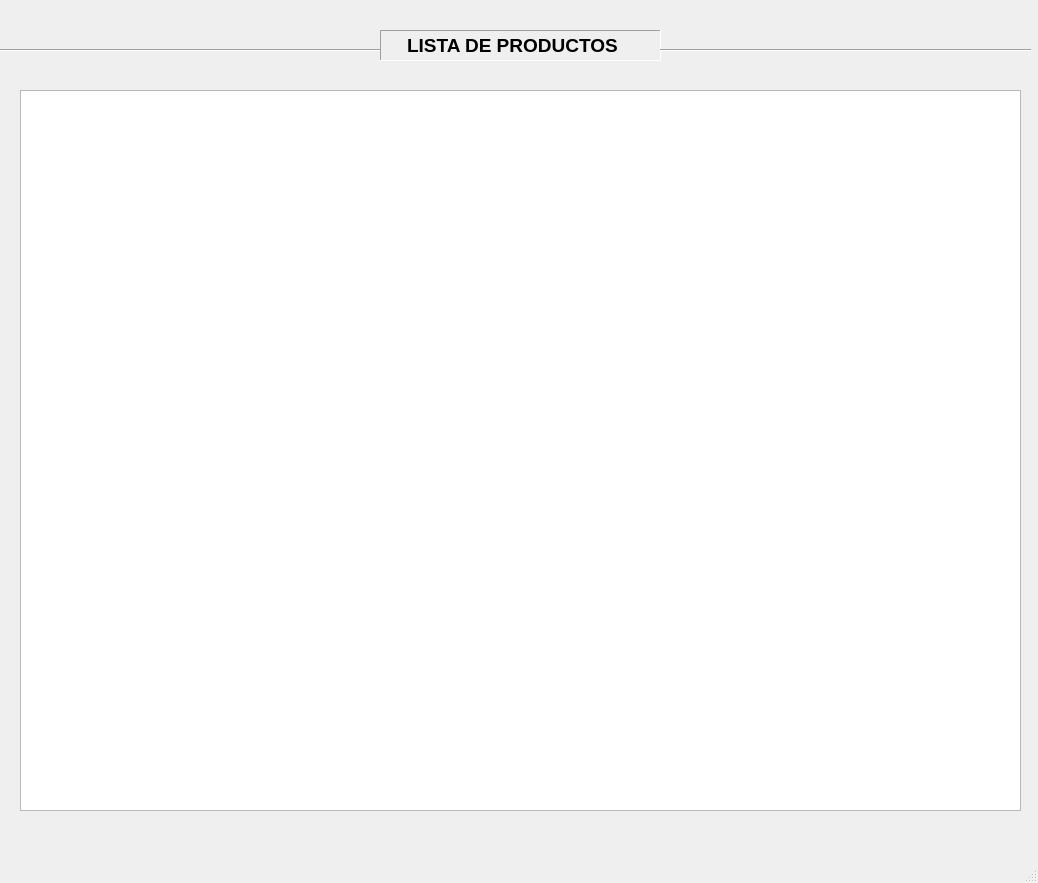
<?xml version="1.0" encoding="UTF-8"?>
<ui version="4.0">
 <class>ventanaListadosLista</class>
 <widget class="QMainWindow" name="ventanaListadosLista">
  <property name="geometry">
   <rect>
    <x>0</x>
    <y>0</y>
    <width>1038</width>
    <height>883</height>
   </rect>
  </property>
  <property name="windowTitle">
   <string>Listado de productos</string>
  </property>
  <widget class="QWidget" name="centralwidget">
   <widget class="QLabel" name="etq_principal">
    <property name="geometry">
     <rect>
      <x>380</x>
      <y>30</y>
      <width>281</width>
      <height>31</height>
     </rect>
    </property>
    <property name="font">
     <font>
      <pointsize>14</pointsize>
      <weight>75</weight>
      <bold>true</bold>
     </font>
    </property>
    <property name="frameShape">
     <enum>QFrame::Panel</enum>
    </property>
    <property name="frameShadow">
     <enum>QFrame::Sunken</enum>
    </property>
    <property name="text">
     <string>    LISTA DE PRODUCTOS</string>
    </property>
   </widget>
   <widget class="Line" name="separador1">
    <property name="geometry">
     <rect>
      <x>0</x>
      <y>40</y>
      <width>381</width>
      <height>20</height>
     </rect>
    </property>
    <property name="orientation">
     <enum>Qt::Horizontal</enum>
    </property>
   </widget>
   <widget class="Line" name="separador2">
    <property name="geometry">
     <rect>
      <x>660</x>
      <y>40</y>
      <width>371</width>
      <height>20</height>
     </rect>
    </property>
    <property name="orientation">
     <enum>Qt::Horizontal</enum>
    </property>
   </widget>
   <widget class="QListWidget" name="visor_listado">
    <property name="geometry">
     <rect>
      <x>20</x>
      <y>90</y>
      <width>1001</width>
      <height>721</height>
     </rect>
    </property>
   </widget>
  </widget>
  <widget class="QStatusBar" name="statusbar"/>
 </widget>
 <resources/>
 <connections/>
</ui>
